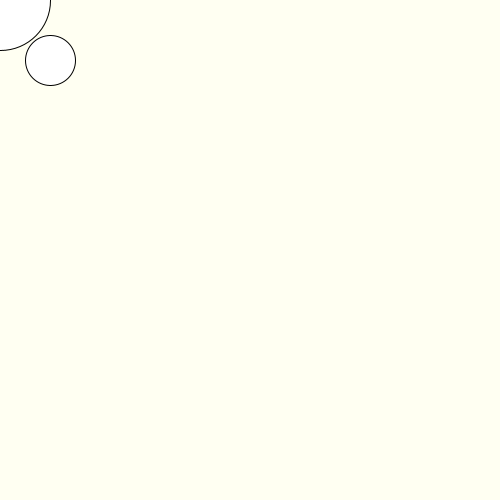
Frame 1 (no input)
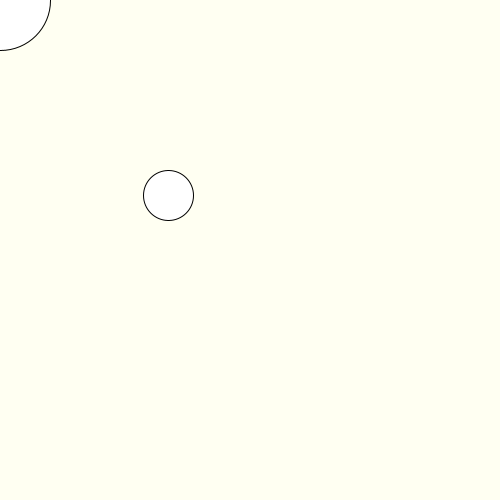
Frame 60 (the mouse pressed at the canvas centre just before this capture)
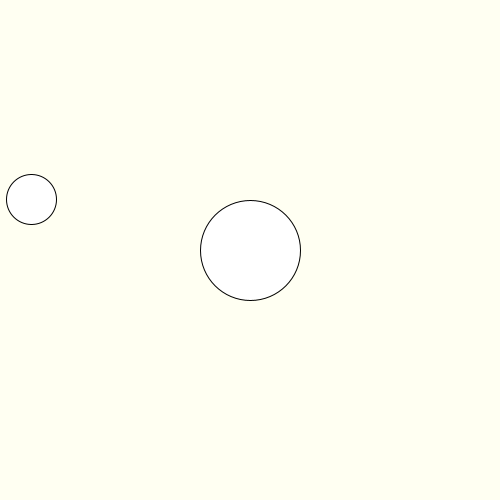
Frame 120 (the mouse held since frame 60 and released just before this capture)

The Processing sketch that drew these frames (run headless with seeded random() and noise(); from frame 60 on, the mouse is pressed at the canvas centre):

// Processing sketch: week11_1114_2
// ── week11_1114_2.pde
PVector v ;
PVector p ;
void setup(){
  size(500,500);
  v = new PVector(  2, 2.3);
  p = new PVector( 50, 60);
  frameRate(50);
}
void draw(){
  background(#FFFFF2);
  ellipse( p.x, p.y, 50, 50);
  p.add(v);
  ellipse(mouseX,mouseY,100,100);
  if(dist( p.x, p.y, mouseX, mouseY)<75){
    PVector c = new PVector(mouseX,mouseY);
    PVector n = PVector.sub(p,c).normalize();
    float green = PVector.dot(v,n);
    PVector v2 = PVector.mult(n, -green * 2);
    v.add(v2);
    line(c.x, c.y, p.x, p.y);
  }
}
